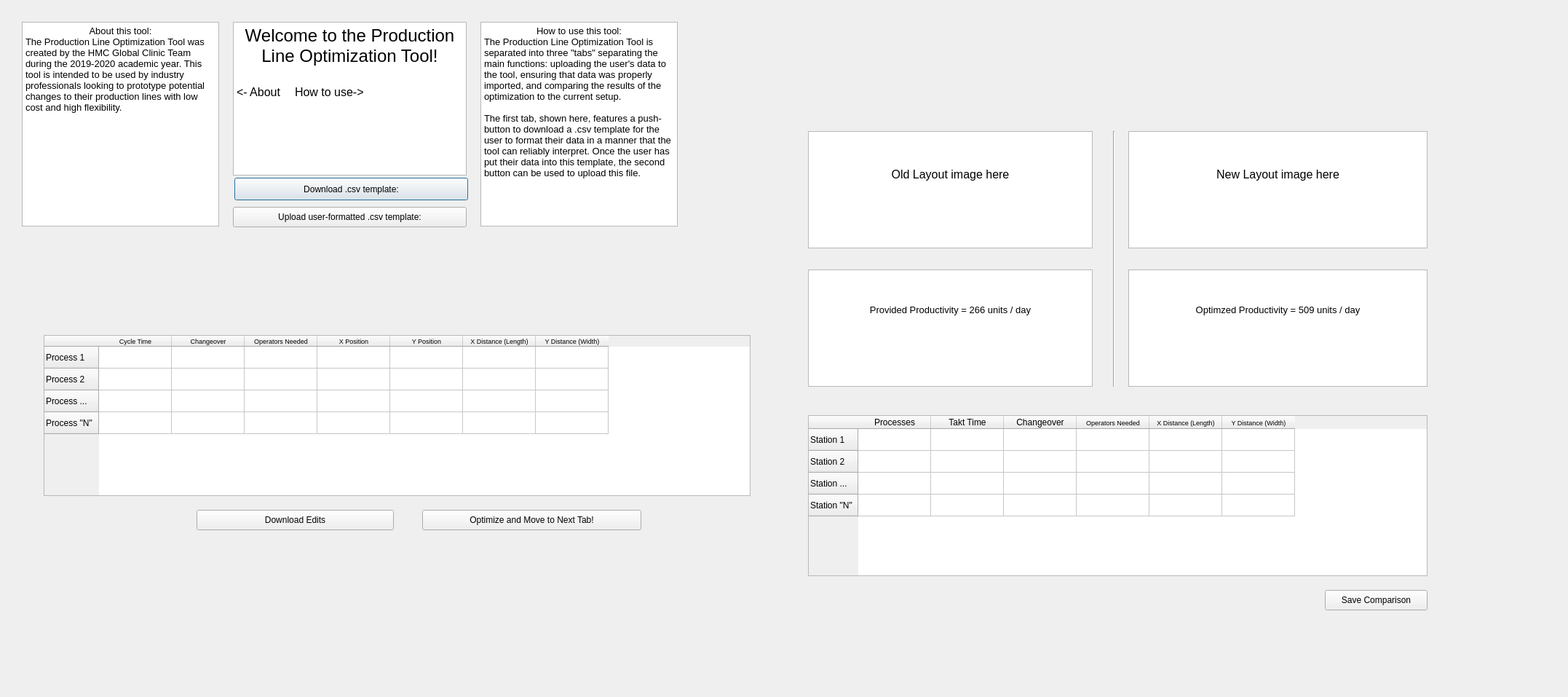
<?xml version="1.0" encoding="UTF-8"?>
<ui version="4.0">
 <class>Dialog</class>
 <widget class="QDialog" name="Dialog">
  <property name="geometry">
   <rect>
    <x>0</x>
    <y>0</y>
    <width>2154</width>
    <height>957</height>
   </rect>
  </property>
  <property name="windowTitle">
   <string>Dialog</string>
  </property>
  <widget class="QPushButton" name="pushButton">
   <property name="geometry">
    <rect>
     <x>322</x>
     <y>244</y>
     <width>321</width>
     <height>31</height>
    </rect>
   </property>
   <property name="text">
    <string>Download .csv template:</string>
   </property>
  </widget>
  <widget class="QPushButton" name="pushButton_2">
   <property name="geometry">
    <rect>
     <x>320</x>
     <y>284</y>
     <width>321</width>
     <height>28</height>
    </rect>
   </property>
   <property name="text">
    <string>Upload user-formatted .csv template:</string>
   </property>
  </widget>
  <widget class="QTextEdit" name="textEdit">
   <property name="geometry">
    <rect>
     <x>320</x>
     <y>30</y>
     <width>321</width>
     <height>211</height>
    </rect>
   </property>
   <property name="html">
    <string>&lt;!DOCTYPE HTML PUBLIC &quot;-//W3C//DTD HTML 4.0//EN&quot; &quot;http://www.w3.org/TR/REC-html40/strict.dtd&quot;&gt;
&lt;html&gt;&lt;head&gt;&lt;meta name=&quot;qrichtext&quot; content=&quot;1&quot; /&gt;&lt;style type=&quot;text/css&quot;&gt;
p, li { white-space: pre-wrap; }
&lt;/style&gt;&lt;/head&gt;&lt;body style=&quot; font-family:'MS Shell Dlg 2'; font-size:7.8pt; font-weight:400; font-style:normal;&quot;&gt;
&lt;p align=&quot;center&quot; style=&quot; margin-top:0px; margin-bottom:0px; margin-left:0px; margin-right:0px; -qt-block-indent:0; text-indent:0px;&quot;&gt;&lt;span style=&quot; font-size:18pt;&quot;&gt;Welcome to the Production Line Optimization Tool!&lt;/span&gt;&lt;/p&gt;
&lt;p style=&quot;-qt-paragraph-type:empty; margin-top:0px; margin-bottom:0px; margin-left:0px; margin-right:0px; -qt-block-indent:0; text-indent:0px;&quot;&gt;&lt;br /&gt;&lt;/p&gt;
&lt;p style=&quot;-qt-paragraph-type:empty; margin-top:0px; margin-bottom:0px; margin-left:0px; margin-right:0px; -qt-block-indent:0; text-indent:0px;&quot;&gt;&lt;br /&gt;&lt;/p&gt;
&lt;p style=&quot; margin-top:0px; margin-bottom:0px; margin-left:0px; margin-right:0px; -qt-block-indent:0; text-indent:0px;&quot;&gt;&lt;span style=&quot; font-size:12pt;&quot;&gt;&amp;lt;- About	How to use-&amp;gt;&lt;/span&gt;&lt;/p&gt;
&lt;p align=&quot;center&quot; style=&quot;-qt-paragraph-type:empty; margin-top:0px; margin-bottom:0px; margin-left:0px; margin-right:0px; -qt-block-indent:0; text-indent:0px; font-size:18pt;&quot;&gt;&lt;br /&gt;&lt;/p&gt;
&lt;p align=&quot;center&quot; style=&quot;-qt-paragraph-type:empty; margin-top:0px; margin-bottom:0px; margin-left:0px; margin-right:0px; -qt-block-indent:0; text-indent:0px; font-size:18pt;&quot;&gt;&lt;br /&gt;&lt;/p&gt;&lt;/body&gt;&lt;/html&gt;</string>
   </property>
  </widget>
  <widget class="QTableWidget" name="tableWidget">
   <property name="geometry">
    <rect>
     <x>60</x>
     <y>460</y>
     <width>971</width>
     <height>221</height>
    </rect>
   </property>
   <row>
    <property name="text">
     <string>Process 1</string>
    </property>
   </row>
   <row>
    <property name="text">
     <string>Process 2</string>
    </property>
   </row>
   <row>
    <property name="text">
     <string>Process ...</string>
    </property>
   </row>
   <row>
    <property name="text">
     <string>Process &quot;N&quot;</string>
    </property>
   </row>
   <column>
    <property name="text">
     <string>Cycle Time</string>
    </property>
    <property name="font">
     <font>
      <pointsize>7</pointsize>
     </font>
    </property>
   </column>
   <column>
    <property name="text">
     <string>Changeover</string>
    </property>
    <property name="font">
     <font>
      <pointsize>7</pointsize>
     </font>
    </property>
   </column>
   <column>
    <property name="text">
     <string>Operators Needed</string>
    </property>
    <property name="font">
     <font>
      <pointsize>7</pointsize>
     </font>
    </property>
   </column>
   <column>
    <property name="text">
     <string>X Position</string>
    </property>
    <property name="font">
     <font>
      <pointsize>7</pointsize>
     </font>
    </property>
   </column>
   <column>
    <property name="text">
     <string>Y Position</string>
    </property>
    <property name="font">
     <font>
      <pointsize>7</pointsize>
     </font>
    </property>
   </column>
   <column>
    <property name="text">
     <string>X Distance (Length)</string>
    </property>
    <property name="font">
     <font>
      <pointsize>7</pointsize>
     </font>
    </property>
   </column>
   <column>
    <property name="text">
     <string>Y Distance (Width)</string>
    </property>
    <property name="font">
     <font>
      <pointsize>7</pointsize>
     </font>
    </property>
   </column>
  </widget>
  <widget class="QPushButton" name="pushButton_3">
   <property name="geometry">
    <rect>
     <x>580</x>
     <y>700</y>
     <width>301</width>
     <height>28</height>
    </rect>
   </property>
   <property name="text">
    <string>Optimize and Move to Next Tab!</string>
   </property>
  </widget>
  <widget class="QPushButton" name="pushButton_4">
   <property name="geometry">
    <rect>
     <x>270</x>
     <y>700</y>
     <width>271</width>
     <height>28</height>
    </rect>
   </property>
   <property name="text">
    <string>Download Edits</string>
   </property>
  </widget>
  <widget class="QTextEdit" name="textEdit_2">
   <property name="geometry">
    <rect>
     <x>1110</x>
     <y>180</y>
     <width>391</width>
     <height>161</height>
    </rect>
   </property>
   <property name="html">
    <string>&lt;!DOCTYPE HTML PUBLIC &quot;-//W3C//DTD HTML 4.0//EN&quot; &quot;http://www.w3.org/TR/REC-html40/strict.dtd&quot;&gt;
&lt;html&gt;&lt;head&gt;&lt;meta name=&quot;qrichtext&quot; content=&quot;1&quot; /&gt;&lt;style type=&quot;text/css&quot;&gt;
p, li { white-space: pre-wrap; }
&lt;/style&gt;&lt;/head&gt;&lt;body style=&quot; font-family:'MS Shell Dlg 2'; font-size:7.8pt; font-weight:400; font-style:normal;&quot;&gt;
&lt;p align=&quot;center&quot; style=&quot;-qt-paragraph-type:empty; margin-top:0px; margin-bottom:0px; margin-left:0px; margin-right:0px; -qt-block-indent:0; text-indent:0px;&quot;&gt;&lt;br /&gt;&lt;/p&gt;
&lt;p align=&quot;center&quot; style=&quot;-qt-paragraph-type:empty; margin-top:0px; margin-bottom:0px; margin-left:0px; margin-right:0px; -qt-block-indent:0; text-indent:0px;&quot;&gt;&lt;br /&gt;&lt;/p&gt;
&lt;p align=&quot;center&quot; style=&quot;-qt-paragraph-type:empty; margin-top:0px; margin-bottom:0px; margin-left:0px; margin-right:0px; -qt-block-indent:0; text-indent:0px; font-size:12pt;&quot;&gt;&lt;br /&gt;&lt;/p&gt;
&lt;p align=&quot;center&quot; style=&quot; margin-top:0px; margin-bottom:0px; margin-left:0px; margin-right:0px; -qt-block-indent:0; text-indent:0px;&quot;&gt;&lt;span style=&quot; font-size:12pt;&quot;&gt;Old Layout image here&lt;/span&gt;&lt;/p&gt;
&lt;p align=&quot;center&quot; style=&quot;-qt-paragraph-type:empty; margin-top:0px; margin-bottom:0px; margin-left:0px; margin-right:0px; -qt-block-indent:0; text-indent:0px; font-size:12pt;&quot;&gt;&lt;br /&gt;&lt;/p&gt;&lt;/body&gt;&lt;/html&gt;</string>
   </property>
  </widget>
  <widget class="QTextEdit" name="textEdit_3">
   <property name="geometry">
    <rect>
     <x>1550</x>
     <y>180</y>
     <width>411</width>
     <height>161</height>
    </rect>
   </property>
   <property name="html">
    <string>&lt;!DOCTYPE HTML PUBLIC &quot;-//W3C//DTD HTML 4.0//EN&quot; &quot;http://www.w3.org/TR/REC-html40/strict.dtd&quot;&gt;
&lt;html&gt;&lt;head&gt;&lt;meta name=&quot;qrichtext&quot; content=&quot;1&quot; /&gt;&lt;style type=&quot;text/css&quot;&gt;
p, li { white-space: pre-wrap; }
&lt;/style&gt;&lt;/head&gt;&lt;body style=&quot; font-family:'MS Shell Dlg 2'; font-size:7.8pt; font-weight:400; font-style:normal;&quot;&gt;
&lt;p align=&quot;center&quot; style=&quot;-qt-paragraph-type:empty; margin-top:0px; margin-bottom:0px; margin-left:0px; margin-right:0px; -qt-block-indent:0; text-indent:0px;&quot;&gt;&lt;br /&gt;&lt;/p&gt;
&lt;p align=&quot;center&quot; style=&quot;-qt-paragraph-type:empty; margin-top:0px; margin-bottom:0px; margin-left:0px; margin-right:0px; -qt-block-indent:0; text-indent:0px;&quot;&gt;&lt;br /&gt;&lt;/p&gt;
&lt;p align=&quot;center&quot; style=&quot;-qt-paragraph-type:empty; margin-top:0px; margin-bottom:0px; margin-left:0px; margin-right:0px; -qt-block-indent:0; text-indent:0px; font-size:12pt;&quot;&gt;&lt;br /&gt;&lt;/p&gt;
&lt;p align=&quot;center&quot; style=&quot; margin-top:0px; margin-bottom:0px; margin-left:0px; margin-right:0px; -qt-block-indent:0; text-indent:0px;&quot;&gt;&lt;span style=&quot; font-size:12pt;&quot;&gt;New Layout image here&lt;/span&gt;&lt;/p&gt;
&lt;p align=&quot;center&quot; style=&quot;-qt-paragraph-type:empty; margin-top:0px; margin-bottom:0px; margin-left:0px; margin-right:0px; -qt-block-indent:0; text-indent:0px; font-size:12pt;&quot;&gt;&lt;br /&gt;&lt;/p&gt;&lt;/body&gt;&lt;/html&gt;</string>
   </property>
  </widget>
  <widget class="QTextEdit" name="textEdit_4">
   <property name="geometry">
    <rect>
     <x>1550</x>
     <y>370</y>
     <width>411</width>
     <height>161</height>
    </rect>
   </property>
   <property name="html">
    <string>&lt;!DOCTYPE HTML PUBLIC &quot;-//W3C//DTD HTML 4.0//EN&quot; &quot;http://www.w3.org/TR/REC-html40/strict.dtd&quot;&gt;
&lt;html&gt;&lt;head&gt;&lt;meta name=&quot;qrichtext&quot; content=&quot;1&quot; /&gt;&lt;style type=&quot;text/css&quot;&gt;
p, li { white-space: pre-wrap; }
&lt;/style&gt;&lt;/head&gt;&lt;body style=&quot; font-family:'MS Shell Dlg 2'; font-size:7.8pt; font-weight:400; font-style:normal;&quot;&gt;
&lt;p align=&quot;center&quot; style=&quot;-qt-paragraph-type:empty; margin-top:0px; margin-bottom:0px; margin-left:0px; margin-right:0px; -qt-block-indent:0; text-indent:0px;&quot;&gt;&lt;br /&gt;&lt;/p&gt;
&lt;p align=&quot;center&quot; style=&quot;-qt-paragraph-type:empty; margin-top:0px; margin-bottom:0px; margin-left:0px; margin-right:0px; -qt-block-indent:0; text-indent:0px; font-size:10pt;&quot;&gt;&lt;br /&gt;&lt;/p&gt;
&lt;p align=&quot;center&quot; style=&quot;-qt-paragraph-type:empty; margin-top:0px; margin-bottom:0px; margin-left:0px; margin-right:0px; -qt-block-indent:0; text-indent:0px; font-size:10pt;&quot;&gt;&lt;br /&gt;&lt;/p&gt;
&lt;p align=&quot;center&quot; style=&quot; margin-top:0px; margin-bottom:0px; margin-left:0px; margin-right:0px; -qt-block-indent:0; text-indent:0px;&quot;&gt;&lt;span style=&quot; font-size:10pt;&quot;&gt;Optimzed Productivity = 509 units / day&lt;/span&gt;&lt;/p&gt;
&lt;p align=&quot;center&quot; style=&quot;-qt-paragraph-type:empty; margin-top:0px; margin-bottom:0px; margin-left:0px; margin-right:0px; -qt-block-indent:0; text-indent:0px; font-size:10pt;&quot;&gt;&lt;br /&gt;&lt;/p&gt;&lt;/body&gt;&lt;/html&gt;</string>
   </property>
  </widget>
  <widget class="QTextEdit" name="textEdit_5">
   <property name="geometry">
    <rect>
     <x>1110</x>
     <y>370</y>
     <width>391</width>
     <height>161</height>
    </rect>
   </property>
   <property name="html">
    <string>&lt;!DOCTYPE HTML PUBLIC &quot;-//W3C//DTD HTML 4.0//EN&quot; &quot;http://www.w3.org/TR/REC-html40/strict.dtd&quot;&gt;
&lt;html&gt;&lt;head&gt;&lt;meta name=&quot;qrichtext&quot; content=&quot;1&quot; /&gt;&lt;style type=&quot;text/css&quot;&gt;
p, li { white-space: pre-wrap; }
&lt;/style&gt;&lt;/head&gt;&lt;body style=&quot; font-family:'MS Shell Dlg 2'; font-size:7.8pt; font-weight:400; font-style:normal;&quot;&gt;
&lt;p align=&quot;center&quot; style=&quot;-qt-paragraph-type:empty; margin-top:0px; margin-bottom:0px; margin-left:0px; margin-right:0px; -qt-block-indent:0; text-indent:0px;&quot;&gt;&lt;br /&gt;&lt;/p&gt;
&lt;p align=&quot;center&quot; style=&quot;-qt-paragraph-type:empty; margin-top:0px; margin-bottom:0px; margin-left:0px; margin-right:0px; -qt-block-indent:0; text-indent:0px; font-size:10pt;&quot;&gt;&lt;br /&gt;&lt;/p&gt;
&lt;p align=&quot;center&quot; style=&quot;-qt-paragraph-type:empty; margin-top:0px; margin-bottom:0px; margin-left:0px; margin-right:0px; -qt-block-indent:0; text-indent:0px; font-size:10pt;&quot;&gt;&lt;br /&gt;&lt;/p&gt;
&lt;p align=&quot;center&quot; style=&quot; margin-top:0px; margin-bottom:0px; margin-left:0px; margin-right:0px; -qt-block-indent:0; text-indent:0px;&quot;&gt;&lt;span style=&quot; font-size:10pt;&quot;&gt;Provided Productivity = 266 units / day&lt;/span&gt;&lt;/p&gt;
&lt;p align=&quot;center&quot; style=&quot;-qt-paragraph-type:empty; margin-top:0px; margin-bottom:0px; margin-left:0px; margin-right:0px; -qt-block-indent:0; text-indent:0px; font-size:10pt;&quot;&gt;&lt;br /&gt;&lt;/p&gt;&lt;/body&gt;&lt;/html&gt;</string>
   </property>
  </widget>
  <widget class="QTableWidget" name="tableWidget_2">
   <property name="geometry">
    <rect>
     <x>1110</x>
     <y>570</y>
     <width>851</width>
     <height>221</height>
    </rect>
   </property>
   <row>
    <property name="text">
     <string>Station 1</string>
    </property>
   </row>
   <row>
    <property name="text">
     <string>Station 2</string>
    </property>
   </row>
   <row>
    <property name="text">
     <string>Station ...</string>
    </property>
   </row>
   <row>
    <property name="text">
     <string>Station &quot;N&quot;</string>
    </property>
   </row>
   <column>
    <property name="text">
     <string>Processes</string>
    </property>
   </column>
   <column>
    <property name="text">
     <string>Takt Time</string>
    </property>
   </column>
   <column>
    <property name="text">
     <string>Changeover</string>
    </property>
   </column>
   <column>
    <property name="text">
     <string>Operators Needed</string>
    </property>
    <property name="font">
     <font>
      <pointsize>7</pointsize>
     </font>
    </property>
   </column>
   <column>
    <property name="text">
     <string>X Distance (Length)</string>
    </property>
    <property name="font">
     <font>
      <pointsize>7</pointsize>
     </font>
    </property>
   </column>
   <column>
    <property name="text">
     <string>Y Distance (Width)</string>
    </property>
    <property name="font">
     <font>
      <pointsize>7</pointsize>
     </font>
    </property>
   </column>
  </widget>
  <widget class="Line" name="line">
   <property name="geometry">
    <rect>
     <x>1520</x>
     <y>180</y>
     <width>21</width>
     <height>351</height>
    </rect>
   </property>
   <property name="orientation">
    <enum>Qt::Vertical</enum>
   </property>
  </widget>
  <widget class="QPushButton" name="pushButton_5">
   <property name="geometry">
    <rect>
     <x>1820</x>
     <y>810</y>
     <width>141</width>
     <height>28</height>
    </rect>
   </property>
   <property name="text">
    <string>Save Comparison</string>
   </property>
  </widget>
  <widget class="QTextEdit" name="textEdit_6">
   <property name="geometry">
    <rect>
     <x>660</x>
     <y>30</y>
     <width>271</width>
     <height>281</height>
    </rect>
   </property>
   <property name="html">
    <string>&lt;!DOCTYPE HTML PUBLIC &quot;-//W3C//DTD HTML 4.0//EN&quot; &quot;http://www.w3.org/TR/REC-html40/strict.dtd&quot;&gt;
&lt;html&gt;&lt;head&gt;&lt;meta name=&quot;qrichtext&quot; content=&quot;1&quot; /&gt;&lt;style type=&quot;text/css&quot;&gt;
p, li { white-space: pre-wrap; }
&lt;/style&gt;&lt;/head&gt;&lt;body style=&quot; font-family:'MS Shell Dlg 2'; font-size:7.8pt; font-weight:400; font-style:normal;&quot;&gt;
&lt;p align=&quot;center&quot; style=&quot; margin-top:0px; margin-bottom:0px; margin-left:0px; margin-right:0px; -qt-block-indent:0; text-indent:0px;&quot;&gt;&lt;span style=&quot; font-size:10pt;&quot;&gt;How to use this tool:&lt;/span&gt;&lt;/p&gt;
&lt;p style=&quot; margin-top:0px; margin-bottom:0px; margin-left:0px; margin-right:0px; -qt-block-indent:0; text-indent:0px;&quot;&gt;&lt;span style=&quot; font-size:10pt;&quot;&gt;The Production Line Optimization Tool is separated into three &amp;quot;tabs&amp;quot; separating the main functions: uploading the user's data to the tool, ensuring that data was properly imported, and comparing the results of the optimization to the current setup.&lt;/span&gt;&lt;/p&gt;
&lt;p style=&quot;-qt-paragraph-type:empty; margin-top:0px; margin-bottom:0px; margin-left:0px; margin-right:0px; -qt-block-indent:0; text-indent:0px; font-size:10pt;&quot;&gt;&lt;br /&gt;&lt;/p&gt;
&lt;p style=&quot; margin-top:0px; margin-bottom:0px; margin-left:0px; margin-right:0px; -qt-block-indent:0; text-indent:0px;&quot;&gt;&lt;span style=&quot; font-size:10pt;&quot;&gt;The first tab, shown here, features a push-button to download a .csv template for the user to format their data in a manner that the tool can reliably interpret. Once the user has put their data into this template, the second button can be used to upload this file.&lt;/span&gt;&lt;/p&gt;
&lt;p align=&quot;center&quot; style=&quot;-qt-paragraph-type:empty; margin-top:0px; margin-bottom:0px; margin-left:0px; margin-right:0px; -qt-block-indent:0; text-indent:0px; font-size:10pt;&quot;&gt;&lt;br /&gt;&lt;/p&gt;&lt;/body&gt;&lt;/html&gt;</string>
   </property>
  </widget>
  <widget class="QTextEdit" name="textEdit_7">
   <property name="geometry">
    <rect>
     <x>30</x>
     <y>30</y>
     <width>271</width>
     <height>281</height>
    </rect>
   </property>
   <property name="html">
    <string>&lt;!DOCTYPE HTML PUBLIC &quot;-//W3C//DTD HTML 4.0//EN&quot; &quot;http://www.w3.org/TR/REC-html40/strict.dtd&quot;&gt;
&lt;html&gt;&lt;head&gt;&lt;meta name=&quot;qrichtext&quot; content=&quot;1&quot; /&gt;&lt;style type=&quot;text/css&quot;&gt;
p, li { white-space: pre-wrap; }
&lt;/style&gt;&lt;/head&gt;&lt;body style=&quot; font-family:'MS Shell Dlg 2'; font-size:7.8pt; font-weight:400; font-style:normal;&quot;&gt;
&lt;p align=&quot;center&quot; style=&quot; margin-top:0px; margin-bottom:0px; margin-left:0px; margin-right:0px; -qt-block-indent:0; text-indent:0px;&quot;&gt;&lt;span style=&quot; font-size:10pt;&quot;&gt;About this tool:&lt;/span&gt;&lt;/p&gt;
&lt;p style=&quot; margin-top:0px; margin-bottom:0px; margin-left:0px; margin-right:0px; -qt-block-indent:0; text-indent:0px;&quot;&gt;&lt;span style=&quot; font-size:10pt;&quot;&gt;The Production Line Optimization Tool was created by the HMC Global Clinic Team during the 2019-2020 academic year. This tool is intended to be used by industry professionals looking to prototype potential changes to their production lines with low cost and high flexibility.&lt;/span&gt;&lt;/p&gt;
&lt;p align=&quot;center&quot; style=&quot;-qt-paragraph-type:empty; margin-top:0px; margin-bottom:0px; margin-left:0px; margin-right:0px; -qt-block-indent:0; text-indent:0px; font-size:10pt;&quot;&gt;&lt;br /&gt;&lt;/p&gt;&lt;/body&gt;&lt;/html&gt;</string>
   </property>
  </widget>
 </widget>
 <resources/>
 <connections/>
</ui>
